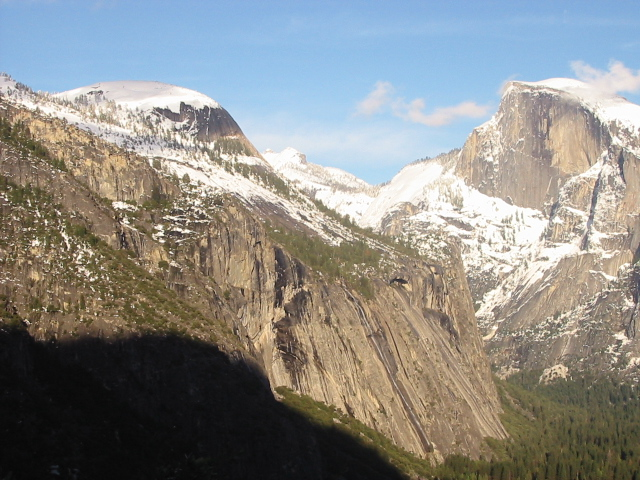
//> input picture hw7/code/input1.jpg, 640 x 480 px
$ ./stitching_SIFT_case2   (built with g++ and OpenCV 4, older OpenCV classes emulated)
//> lines starting //> are read from the running program, lines starting //| are printed output that depends on the picture
### hw7/code/stitching.cpp
// stitching.cpp : Defines the entry point for the console application.
//

#include <opencv2/opencv.hpp>
#include <iostream>

using namespace cv;

template <typename T>
Mat cal_affine(vector<double>& ptl_x, vector<double>& ptl_y, vector<double>& ptr_x, vector<double>& ptr_y, int number_of_points);
void implement_stitching(Mat& input1, Mat& input2, vector<double>& ptl_x, vector<double>& ptl_y, vector<double>& ptr_x, vector<double>& ptr_y);
void blend_stitching(const Mat I1, const Mat I2, Mat& I_f, int diff_x, int diff_y, float alpha);

// [90 lines left out: function implement_stitching, not called in this run]

template <typename T>
Mat cal_affine(vector<double>& ptl_x, vector<double>& ptl_y, vector<double>& ptr_x, vector<double>& ptr_y, int number_of_points) {

	Mat M(2 * number_of_points, 6, CV_32F, Scalar(0));
	Mat b(2 * number_of_points, 1, CV_32F);

	Mat M_trans, temp, affineM;

	// initialize matrix
	for (int i = 0; i < number_of_points; i++) {
		M.at<T>(2 * i, 0) = ptl_x[i];
		M.at<T>(2 * i, 1) = ptl_y[i];
		M.at<T>(2 * i, 2) = 1;
		M.at<T>(2 * i + 1, 3) = ptl_x[i];
		M.at<T>(2 * i + 1, 4) = ptl_y[i];
		M.at<T>(2 * i + 1, 5) = 1;
		b.at<T>(2 * i) = ptr_x[i];
		b.at<T>(2 * i + 1) = ptr_y[i];
	}

	/*
	// (M^T * M)^(−1) * M^T * b ( * : Matrix multiplication)
	transpose(M, M_trans);
	invert(M_trans * M, temp);
	affineM = temp * M_trans * b;
	affineM = affineM.reshape(1, 2);
	*/
	// values of M_trans
	M_trans = M.t();

	//compute to get the values of affineM
	temp = (M_trans * M).inv() * M_trans * b;
	affineM = temp.reshape(1, 2);

	return affineM;
}

// [18 lines left out: function blend_stitching, not called in this run]

### hw7/code/SIFT.cpp
#include <opencv2/opencv.hpp>
#include <opencv2/nonfree/nonfree.hpp>
#include <iostream>
#include <vector>
#include <cmath>
#include <stdio.h>
#include <stdlib.h>

#define RATIO_THR 0.4

using namespace std;
using namespace cv;

typedef struct value {
	int neighbor = -1;
	int neighbor_2nd = -1;
}values;

double euclidDistance(Mat& vec1, Mat& vec2);
values nearestNeighbor(Mat& vec, vector<KeyPoint>& keypoints, Mat& descriptors);
void findPairs(vector<KeyPoint>& keypoints1, Mat& descriptors1,
	vector<KeyPoint>& keypoints2, Mat& descriptors2,
	vector<Point2f>& srcPoints, vector<Point2f>& dstPoints, bool crossCheck, bool ratio_threshold);

typedef struct matched_points{

	vector<Point2f> srcPoints;
	vector<Point2f> dstPoints;

}matched_points;


matched_points SIFT_mine(Mat& I1, Mat& I2, bool standard=true){

	Mat input1 = I1;
	Mat input2 = I2;
	Mat input1_gray, input2_gray;

	if (!input1.data || !input2.data)
	{
		std::cout << "Could not open" << std::endl;
		exit(1);
	}

	//resize(input1, input1, Size(input1.cols / 2, input1.rows / 2));
	//resize(input2, input2, Size(input2.cols / 2, input2.rows / 2));

	cvtColor(input1, input1_gray, CV_BGR2GRAY);
	cvtColor(input2, input2_gray, CV_BGR2GRAY);

	FeatureDetector* detector = new SiftFeatureDetector(
		0,		// nFeatures
		4,		// nOctaveLayers
		0.04,	// contrastThreshold
		10,		// edgeThreshold
		1.6		// sigma
	);

	DescriptorExtractor* extractor = new SiftDescriptorExtractor();

	// Create a image for displaying mathing keypoints
	Size size = input2.size();
	Size sz = Size(size.width + input1_gray.size().width, max(size.height, input1_gray.size().height));

	Mat matchingImage = Mat::zeros(sz, CV_8UC3);

	input1.copyTo(matchingImage(Rect(size.width, 0, input1_gray.size().width, input1_gray.size().height)));
	input2.copyTo(matchingImage(Rect(0, 0, size.width, size.height)));

	// Compute keypoints and descriptor from the source image in advance
	vector<KeyPoint> keypoints1;
	Mat descriptors1;

	detector->detect(input1_gray, keypoints1);
	extractor->compute(input1_gray, keypoints1, descriptors1);
	printf("input1 : %d keypoints are found.\n", (int)keypoints1.size());

	vector<KeyPoint> keypoints2;
	Mat descriptors2;

	// Detect keypoints
	detector->detect(input2_gray, keypoints2);
	extractor->compute(input2_gray, keypoints2, descriptors2);

	printf("input2 : %zd keypoints are found.\n", keypoints2.size());


	// Find nearest neighbor pairs
	matched_points pt;
	bool crossCheck = true;
	bool ratio_threshold = true;
	if (standard == true){
		findPairs(keypoints1, descriptors1, keypoints2, descriptors2, pt.srcPoints, pt.dstPoints, crossCheck, ratio_threshold);
	}
	else {
		findPairs(keypoints2, descriptors2, keypoints1, descriptors1, pt.srcPoints, pt.dstPoints, crossCheck, ratio_threshold);
	}

	printf("%zd keypoints are matched.\n", pt.srcPoints.size());

	return pt;
}

/**
* Calculate euclid distance
*/
double euclidDistance(Mat& vec1, Mat& vec2) {
	double sum = 0.0;
	int dim = vec1.cols;
	for (int i = 0; i < dim; i++) {
		sum += (vec1.at<float>(0, i) - vec2.at<float>(0, i)) * (vec1.at<float>(0, i) - vec2.at<float>(0, i));
	}

	return sqrt(sum);
}

/**
* Find the index of nearest neighbor point from keypoints.
*/
values nearestNeighbor(Mat& vec, vector<KeyPoint>& keypoints, Mat& descriptors) {
	values p;
	p.neighbor = -1;
	p.neighbor_2nd = -1;
	double minDist = 1e6;
	double min_dist1;
	double min_dist2;

	for (int i = 0; i < descriptors.rows; i++) {
		Mat v = descriptors.row(i);		// each row of descriptor

		min_dist1 = euclidDistance(vec, v);
		if (min_dist1 <= minDist) {
			min_dist2 = minDist;
			minDist = min_dist1;

			p.neighbor_2nd = p.neighbor;
			p.neighbor = i;
		}
	}
	return p;
}

/**
* Find pairs of points with the smallest distace between them
*/
void findPairs(vector<KeyPoint>& keypoints1, Mat& descriptors1,
	vector<KeyPoint>& keypoints2, Mat& descriptors2,
	vector<Point2f>& srcPoints, vector<Point2f>& dstPoints, bool crossCheck, bool ratio_threshold) {
	for (int i = 0; i < descriptors1.rows; i++) {
		KeyPoint pt1 = keypoints1[i];
		Mat desc1 = descriptors1.row(i);
		values neigh;
		if (i % 100 == 0)std::cout << i << " / " << descriptors1.rows << " finished...\n";
		neigh = nearestNeighbor(desc1, keypoints2, descriptors2);
		int nn = neigh.neighbor;

		// Refine matching points using ratio_based thresholding
		if (ratio_threshold) {
			if ( neigh.neighbor < 0 || neigh.neighbor_2nd < 0) continue;

			float Tr = 0.15;
			int nn_2nd = neigh.neighbor_2nd;

			Mat v1 = descriptors2.row(nn);
			Mat v2 = descriptors2.row(nn_2nd);
			if (euclidDistance(desc1, v1) / euclidDistance(desc1, v2) >= Tr) {	// if the ratio is high (when interval is low)
				continue;
			}
		}

		// Refine matching points using cross-checking
		if (crossCheck) {
			values neigh2;
			Mat desc2 = descriptors2.row(nn);
			int nn2 = nearestNeighbor(desc2, keypoints1, descriptors1).neighbor;
			if (i == nn2) {
				KeyPoint pt2 = keypoints2[nn];
				srcPoints.push_back(pt1.pt);
				dstPoints.push_back(pt2.pt);
			}
			continue;
		}

		KeyPoint pt2 = keypoints2[nn];
		srcPoints.push_back(pt1.pt);
		dstPoints.push_back(pt2.pt);
	}
}

### hw7/code/stitching+SIFT_case2.cpp
#include <iostream>
#include <ctime>
#include <cmath>
#include <stdio.h>
#include <stdlib.h>
#include <vector>
#include "SIFT.cpp"
#include "stitching.cpp"


typedef struct samples {

	vector<double> Lx;
	vector<double> Ly;
	vector<double> Rx;
	vector<double> Ry;

}samples;

samples random(int i, int k, int size, vector<double>& ptl1, vector<double>& ptl2, vector<double>& ptl3, vector<double>& ptl4);
samples diff_threshold(Mat& T, vector<double>& ptl_x, vector<double>& ptl_y, vector<double>& ptr_x, vector<double>& ptr_y, int number_of_points);


int main() {
	// 이미지 불러들이기
	Mat input1 = imread("input1.jpg", CV_LOAD_IMAGE_COLOR);
//> input1 is the input picture: 480 rows x 640 cols, CV_8UC3; mean B, G, R 135.4, 139.3, 139.5
	Mat input2 = imread("input2.jpg", CV_LOAD_IMAGE_COLOR);
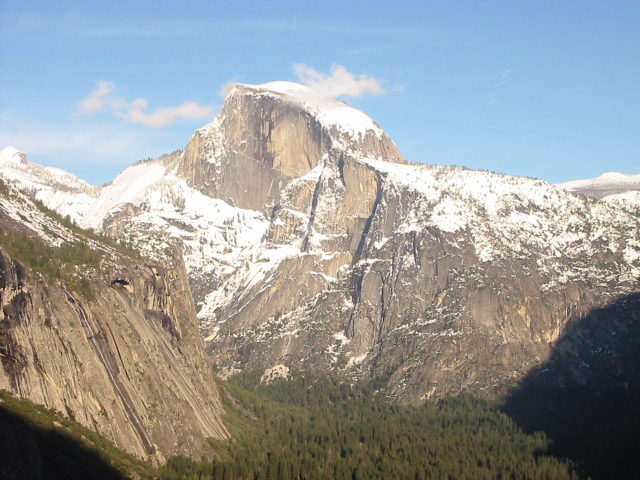
//> input picture hw7/code/input2.jpg, 640 x 480 px
//> input2 is the input picture: 480 rows x 640 cols, CV_8UC3; mean B, G, R 155.6, 155.5, 151.7
	Mat input1_gray, input2_gray;

	if (!input1.data || !input2.data)
	{
		std::cout << "Could not open" << std::endl;
		return -1;
	}

	//SIFT로 keypoint들 찾기 p.srcPoints와 p.dstPoints에 저장된다.
		// 이때, standard = true일 경우는 SIFT의 NN을 할 때, I1 -> I2를 한 것
		// standard = false: SIFT의 NN을 할 때, I2 -> I1을 한것
	bool standard = true;
	matched_points p = SIFT_mine(input1, input2, standard);
//> in SIFT_mine, `cvtColor(input1, input1_gray, CV_BGR2GRAY);`:
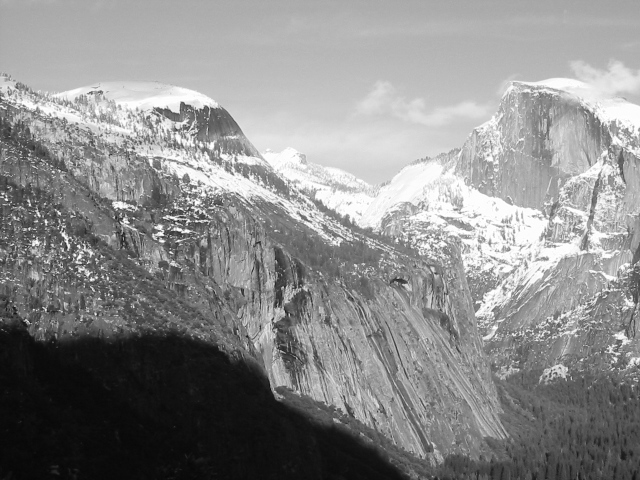
//> input1_gray: 480 rows x 640 cols, CV_8UC1; min 6, max 255, mean 138.9
//> in SIFT_mine, `cvtColor(input2, input2_gray, CV_BGR2GRAY);`:
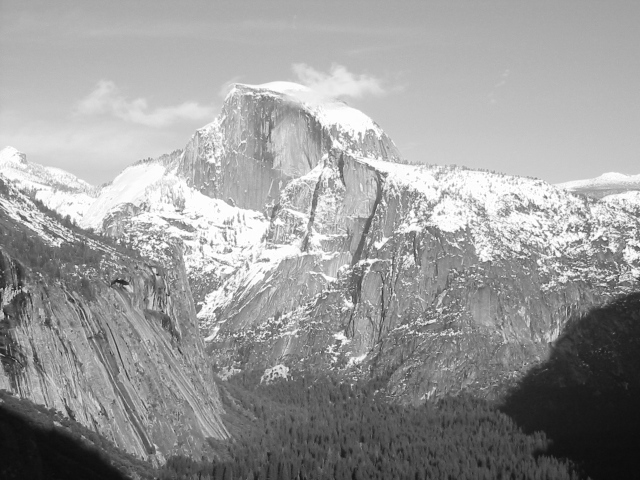
//> input2_gray: 480 rows x 640 cols, CV_8UC1; min 11, max 255, mean 154.4
//> in SIFT_mine, `input1.copyTo(matchingImage(Rect(size.width, 0, input1_gray.size().wid..`:
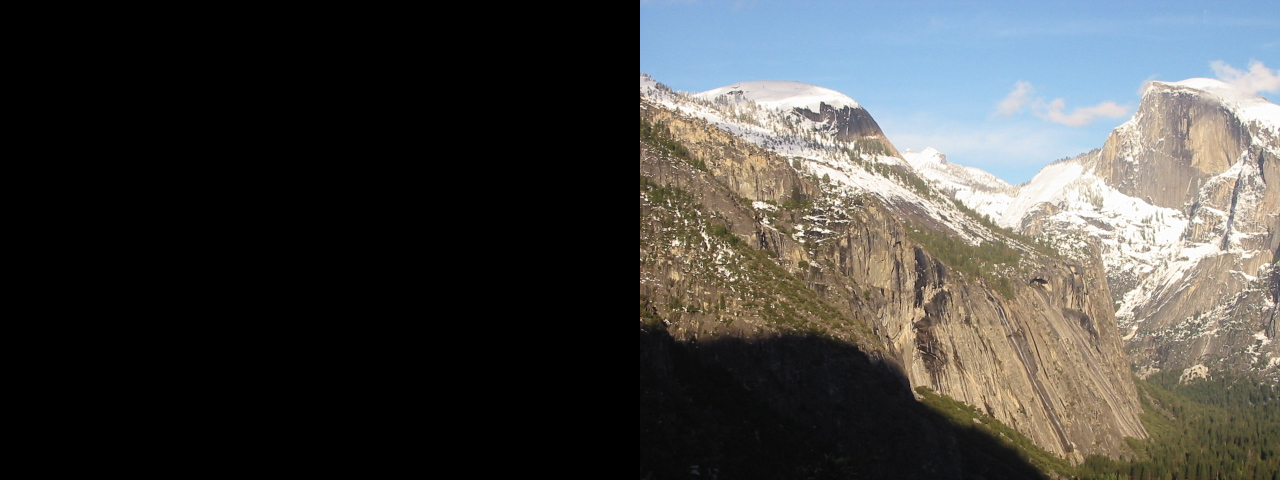
//> matchingImage: 480 rows x 1280 cols, CV_8UC3; mean B, G, R 67.7, 69.6, 69.8
//> in SIFT_mine, `input2.copyTo(matchingImage(Rect(0, 0, size.width, size.height)));`:
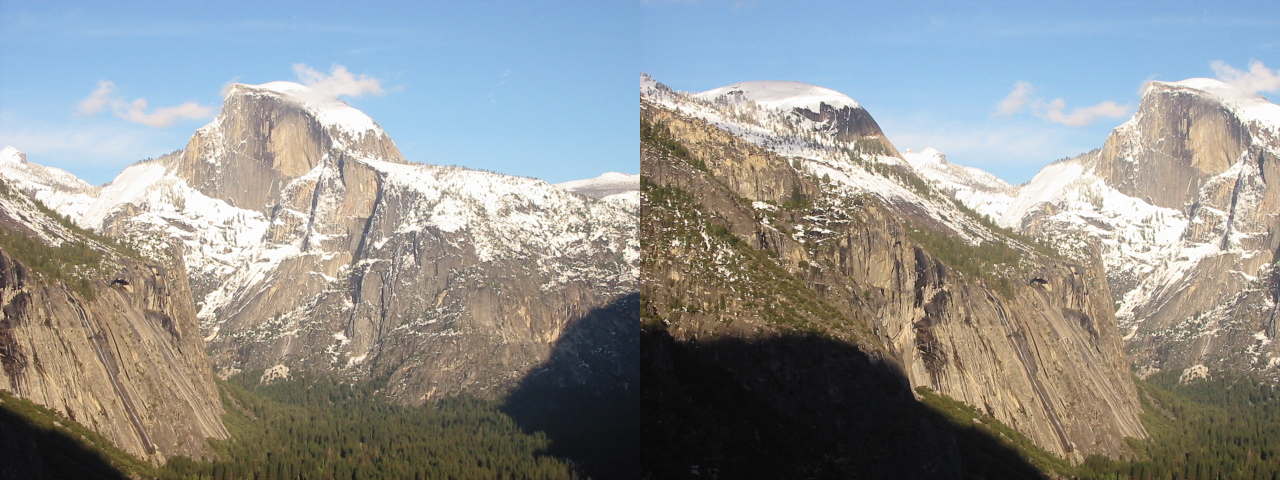
//> matchingImage: 480 rows x 1280 cols, CV_8UC3; mean B, G, R 145.5, 147.4, 145.6
//> in SIFT_mine, `detector->detect(input1_gray, keypoints1);`: keypoints1 = 2948 keypoints; strongest (x, y, size): (6, 199, 1.9), (78, 246, 2.1), (74, 255, 2), (46, 222, 2.3)
//| input1 : 2948 keypoints are found.
//> in SIFT_mine, `detector->detect(input2_gray, keypoints2);`: keypoints2 = 2790 keypoints; strongest (x, y, size): (604, 239, 2.3), (545, 197, 2.3), (573, 230, 1.9), (118, 241, 2.3)
//| input2 : 2790 keypoints are found.
//> the loop in findPairs, `for (int i = 0; i < descriptors1.rows; i++)` made 2948 passes
//> (pt1, nn, nn_2nd) on passes 1 to 12: (keypoint at (3, 152.9), size 2.2, 1713, 340), (keypoint at (3.4, 248), size 2.6, 847, 469), (keypoint at (3.4, 262.3), size 3.1, 884, 555), (keypoint at (3.4, 212.8), size 1.8, 187, 57), (keypoint at (3.4, 212.8), size 1.8, 2356, 431), (keypoint at (4.3, 104.4), size 2.7, 264, 256), (keypoint at (4.3, 104.4), size 2.7, 1330, 785), (keypoint at (4.6, 118.9), size 1.9, 288, 79), (keypoint at (5.8, 75.2), size 1.8, 1252, 649), (keypoint at (5.9, 216.1), size 1.8, 1313, 250), (keypoint at (6, 79.7), size 2.2, 1604, 1385), (keypoint at (6.2, 94.4), size 2.3, 1068, 823)
//> after the loop in findPairs, `for (int i = 0; i < descriptors1.rows; i++)`: srcPoints = 288 Points (x, y), first 12: [288.4, 199.2], [289.4, 324.8], [289.7, 217.8], [293.6, 196.7], [293.7, 381.9], [294.6, 181.7], [296.3, 340.5], [297.9, 204.1], [298.1, 392], [298.5, 218.2], [298.5, 218.2], [298.7, 181.8]; dstPoints = 288 Points (x, y), first 12: [7.91, 199], [8.44, 327.1], [9.1, 218], [13.12, 196.6], [13.12, 385.2], [14.43, 181.4], [15.89, 343.1], [17.56, 204.2], [17.73, 395.4], [18.17, 218.5], [18.17, 218.5], [18.6, 181.5]
//> in SIFT_mine, `findPairs(keypoints1, descriptors1, keypoints2, descriptors2, pt.srcPo..`: pt.srcPoints has the same summary as srcPoints in findPairs; pt.dstPoints has the same summary as dstPoints in findPairs
//| 288 keypoints are matched.

	vector<double> ptl_x;
	vector<double> ptl_y;
	vector<double> ptr_x;
	vector<double> ptr_y;

	//stitching하기 위해 왼쪽이미지와 오른쪽이미지의 각각의 x,y좌표에 대한 값을 모두 분리시켜 vector에 저장
	if (standard == true) {
		for (int i = 0; i < p.srcPoints.size(); i++) {
			ptl_x.push_back(p.srcPoints[i].x);
			ptl_y.push_back(p.srcPoints[i].y);
			ptr_x.push_back(p.dstPoints[i].x);
			ptr_y.push_back(p.dstPoints[i].y);
		}
//> after the loop, ptl_x = 288 values from 288.5 to 626.7; ptl_y = 288 values, max 460 at index 137, min 86.81 at index 215, mean 263; ptr_x = 288 values, max 345.9 at index 287, min 7.91 at index 0, mean 172.8; ptr_y = 288 values, max 461.6 at index 137, min 89.57 at index 215, mean 264.4
	}
	else if (standard == false) {
		for (int i = 0; i < p.srcPoints.size(); i++) {
			ptl_x.push_back(p.dstPoints[i].x);
			ptl_y.push_back(p.dstPoints[i].y);
			ptr_x.push_back(p.srcPoints[i].x);
			ptr_y.push_back(p.srcPoints[i].y);
		}
	}


	/* Affine Transformation estimation 과정 */
	// 변수 설정
	int trialS = 35;	// 반복할 횟수
	int k = 3;			// sample할 data 개수
	int size = p.srcPoints.size();
//> size = 288

	Mat final_T(2, 3, CV_32F, Scalar(0));	// 최종적으로 사용할 affine Matrix (2, 3)이다.
	samples max_inliers;			// max 개수의 inlier을 가지는 T에 대한 inlier들
	int max = -1;					// inlier의 개수를 비교할 정수

	// RANSAC
	for (int i = 0; i < trialS; i++) {
		// STEP 1: randomly sample k data (k >= 3)
		samples data = random(i, k, size, ptl_x, ptl_y, ptr_x, ptr_y);

		// STEP 2: Estimate the affine transformation T by solving Mx = b
		Mat T = cal_affine<float>(data.Lx, data.Ly, data.Rx, data.Ry, k);

		// STEP 3: Score by computing number of inliers from all matches using diff_threshold()
		samples inliers = diff_threshold(T, ptl_x, ptl_y, ptr_x, ptr_y, size);
		int count = inliers.Lx.size();		// inliers에 들어가는 점들의 개수

		// STEP 4: Select the best affine transformation T
		if (count > max) {
			max = count;
			final_T = T;
			max_inliers = inliers;
		}

	}

	std::cout << " 매칭하기 위해 사용한 점 개수: " << max_inliers.Lx.size() << endl;
	std::cout << "trial 수: " << trialS << " sample한 점의 개수: " << k << endl;

	// STEP 5: best인 final_T의 max개의 inliers들만으로 다시 T 계산
	implement_stitching(input1, input2, max_inliers.Lx, max_inliers.Ly, max_inliers.Rx, max_inliers.Ry);


	return 0;
}


samples random(int i, int k, int size, vector<double>& ptl1, vector<double>& ptl2, vector<double>& ptl3, vector<double>& ptl4) {
	samples data;
	srand((unsigned)time(NULL) + i);		// Random하게 sample하기 위해, 난수 생성
	int index = rand() % size;
	for (int i = 0; i < k; i++) {
		data.Lx.push_back(ptl1[index]);
		data.Ly.push_back(ptl2[index]);
		data.Rx.push_back(ptl3[index]);
		data.Ry.push_back(ptl4[index]);
	}
	return data;
}

samples diff_threshold(Mat& T, vector<double>& ptl_x, vector<double>& ptl_y, vector<double>& ptr_x, vector<double>& ptr_y, int number_of_points) {
	samples inliers;
	Mat Tp(2, 1, CV_32F, Scalar(0));
	Mat diff(2, 1, CV_32F, Scalar(0));
	int count = 0;
	// compute | Tp - p' | for each matching points
	for (int i = 0; i < number_of_points; i++) {
		double mag = 0;

		// I2의 매칭되는 점
//> (the run ends here: the program needs code that is not available in this run, at `Mat p_prime = *(Mat_<float>(2, 1) << ptr_x[i], ptr_y[i]);`)
